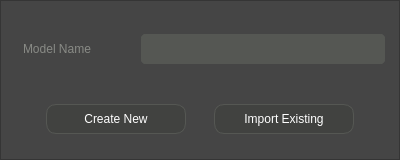
<?xml version="1.0" encoding="UTF-8"?>
<ui version="4.0">
 <class>createModelDialog</class>
 <widget class="QDialog" name="createModelDialog">
  <property name="geometry">
   <rect>
    <x>0</x>
    <y>0</y>
    <width>400</width>
    <height>160</height>
   </rect>
  </property>
  <property name="sizePolicy">
   <sizepolicy hsizetype="Expanding" vsizetype="Expanding">
    <horstretch>0</horstretch>
    <verstretch>0</verstretch>
   </sizepolicy>
  </property>
  <property name="minimumSize">
   <size>
    <width>400</width>
    <height>160</height>
   </size>
  </property>
  <property name="maximumSize">
   <size>
    <width>400</width>
    <height>160</height>
   </size>
  </property>
  <property name="font">
   <font>
    <family>Ubuntu</family>
   </font>
  </property>
  <property name="windowTitle">
   <string>Create Model</string>
  </property>
  <property name="styleSheet">
   <string notr="true"/>
  </property>
  <layout class="QVBoxLayout" name="verticalLayout">
   <property name="spacing">
    <number>0</number>
   </property>
   <property name="leftMargin">
    <number>0</number>
   </property>
   <property name="topMargin">
    <number>0</number>
   </property>
   <property name="rightMargin">
    <number>0</number>
   </property>
   <property name="bottomMargin">
    <number>0</number>
   </property>
   <item>
    <widget class="QFrame" name="mainFrame">
     <property name="sizePolicy">
      <sizepolicy hsizetype="Expanding" vsizetype="Expanding">
       <horstretch>0</horstretch>
       <verstretch>0</verstretch>
      </sizepolicy>
     </property>
     <property name="styleSheet">
      <string notr="true">background-color: #454545;</string>
     </property>
     <property name="frameShape">
      <enum>QFrame::StyledPanel</enum>
     </property>
     <property name="frameShadow">
      <enum>QFrame::Raised</enum>
     </property>
     <layout class="QVBoxLayout" name="verticalLayout_2">
      <property name="bottomMargin">
       <number>0</number>
      </property>
      <item>
       <widget class="QFrame" name="modelFrame">
        <property name="minimumSize">
         <size>
          <width>0</width>
          <height>50</height>
         </size>
        </property>
        <property name="maximumSize">
         <size>
          <width>16777215</width>
          <height>50</height>
         </size>
        </property>
        <property name="styleSheet">
         <string notr="true">border: 5px solid;
border-color: #454545;</string>
        </property>
        <property name="frameShape">
         <enum>QFrame::StyledPanel</enum>
        </property>
        <property name="frameShadow">
         <enum>QFrame::Raised</enum>
        </property>
        <layout class="QHBoxLayout" name="horizontalLayout">
         <property name="leftMargin">
          <number>0</number>
         </property>
         <property name="topMargin">
          <number>0</number>
         </property>
         <property name="rightMargin">
          <number>0</number>
         </property>
         <property name="bottomMargin">
          <number>0</number>
         </property>
         <item>
          <widget class="QLabel" name="modelNameLbl">
           <property name="minimumSize">
            <size>
             <width>120</width>
             <height>30</height>
            </size>
           </property>
           <property name="maximumSize">
            <size>
             <width>120</width>
             <height>30</height>
            </size>
           </property>
           <property name="styleSheet">
            <string notr="true">font: 75 bold 12pt &quot;Gotham Rounded&quot;;
color: rgb(136, 138, 133);</string>
           </property>
           <property name="text">
            <string>Model Name</string>
           </property>
          </widget>
         </item>
         <item>
          <widget class="QLineEdit" name="modelLineEdit">
           <property name="minimumSize">
            <size>
             <width>0</width>
             <height>30</height>
            </size>
           </property>
           <property name="maximumSize">
            <size>
             <width>16777215</width>
             <height>30</height>
            </size>
           </property>
           <property name="styleSheet">
            <string notr="true">font: 75 bold 12pt &quot;Gotham Rounded&quot;;
color: rgb(255, 255, 255);
background-color: rgb(85, 87, 83);
border: 5px solid;
border-radius: 5px;
border-color:  rgb(85, 87, 83);</string>
           </property>
          </widget>
         </item>
        </layout>
       </widget>
      </item>
      <item>
       <widget class="QFrame" name="createFrame">
        <property name="minimumSize">
         <size>
          <width>0</width>
          <height>50</height>
         </size>
        </property>
        <property name="maximumSize">
         <size>
          <width>16777215</width>
          <height>50</height>
         </size>
        </property>
        <property name="styleSheet">
         <string notr="true">border: 5px solid;
border-color: #454545;</string>
        </property>
        <property name="frameShape">
         <enum>QFrame::StyledPanel</enum>
        </property>
        <property name="frameShadow">
         <enum>QFrame::Raised</enum>
        </property>
        <layout class="QHBoxLayout" name="horizontalLayout_3">
         <property name="topMargin">
          <number>0</number>
         </property>
         <property name="bottomMargin">
          <number>0</number>
         </property>
         <item>
          <widget class="QPushButton" name="createModelBtn">
           <property name="minimumSize">
            <size>
             <width>140</width>
             <height>30</height>
            </size>
           </property>
           <property name="maximumSize">
            <size>
             <width>140</width>
             <height>30</height>
            </size>
           </property>
           <property name="cursor">
            <cursorShape>PointingHandCursor</cursorShape>
           </property>
           <property name="styleSheet">
            <string notr="true">background-color: rgb(65, 66, 64);
border : 1px solid;
border-radius: 10px;
border-color:  rgb(85, 87, 83);
font: 75 bold 12pt &quot;Gotham Rounded&quot;;
color: rgb(255, 255, 255);</string>
           </property>
           <property name="text">
            <string>Create New</string>
           </property>
          </widget>
         </item>
         <item>
          <widget class="QPushButton" name="importModelBtn">
           <property name="minimumSize">
            <size>
             <width>140</width>
             <height>30</height>
            </size>
           </property>
           <property name="maximumSize">
            <size>
             <width>140</width>
             <height>30</height>
            </size>
           </property>
           <property name="styleSheet">
            <string notr="true">background-color: rgb(65, 66, 64);
border : 1px solid;
border-radius: 10px;
border-color:  rgb(85, 87, 83);
font: 75 bold 12pt &quot;Gotham Rounded&quot;;
color: rgb(255, 255, 255);</string>
           </property>
           <property name="text">
            <string>Import Existing</string>
           </property>
          </widget>
         </item>
        </layout>
       </widget>
      </item>
     </layout>
    </widget>
   </item>
  </layout>
 </widget>
 <resources/>
 <connections/>
</ui>
